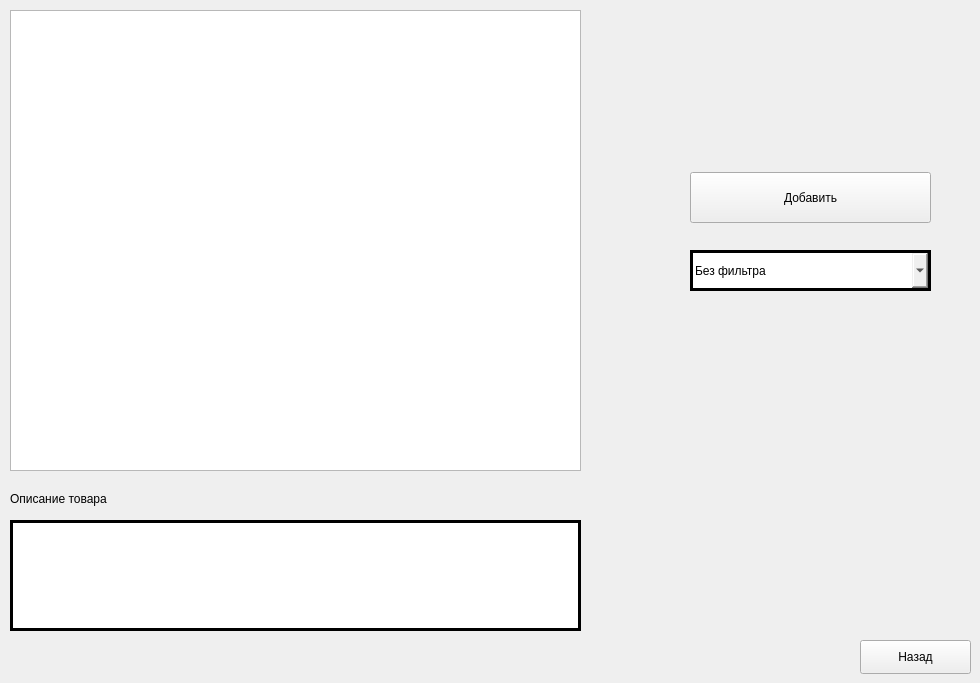
    <widget class="QWidget" name="page_7">
     <widget class="QTableView" name="tableView_assortementList_onAssortement">
      <property name="geometry">
       <rect>
        <x>10</x>
        <y>10</y>
        <width>571</width>
        <height>461</height>
       </rect>
      </property>
     </widget>
     <widget class="QPushButton" name="pushButton_addProductToCart_onAssortement">
      <property name="geometry">
       <rect>
        <x>690</x>
        <y>172</y>
        <width>241</width>
        <height>51</height>
       </rect>
      </property>
      <property name="text">
       <string>Добавить</string>
      </property>
     </widget>
     <widget class="QPlainTextEdit" name="plainTextEdit_productDescription_onAssortement">
      <property name="geometry">
       <rect>
        <x>10</x>
        <y>520</y>
        <width>571</width>
        <height>111</height>
       </rect>
      </property>
      <property name="styleSheet">
       <string notr="true">
	border: 3px solid rgb(0, 0, 0);

	font: 600 10pt &quot;Segoe UI Semibold&quot;;
	background-color:none;</string>
      </property>
     </widget>
     <widget class="QLabel" name="label_productDescription_onAssortement">
      <property name="geometry">
       <rect>
        <x>10</x>
        <y>483</y>
        <width>271</width>
        <height>31</height>
       </rect>
      </property>
      <property name="styleSheet">
       <string notr="true">

	font: 600 13pt &quot;Segoe UI Semibold&quot;;
	background-color:none;</string>
      </property>
      <property name="text">
       <string>Описание товара</string>
      </property>
     </widget>
     <widget class="QComboBox" name="comboBox_productType_onAssortment">
      <property name="geometry">
       <rect>
        <x>690</x>
        <y>250</y>
        <width>241</width>
        <height>41</height>
       </rect>
      </property>
      <property name="styleSheet">
       <string notr="true">
	border: 3px solid rgb(0, 0, 0);

	font: 600 10pt &quot;Segoe UI Semibold&quot;;
	background-color:none;</string>
      </property>
      <item>
       <property name="text">
        <string>Без фильтра</string>
       </property>
      </item>
      <item>
       <property name="text">
        <string>Фрукты</string>
       </property>
      </item>
      <item>
       <property name="text">
        <string>Овощи</string>
       </property>
      </item>
      <item>
       <property name="text">
        <string>Мясо</string>
       </property>
      </item>
      <item>
       <property name="text">
        <string>Напитки</string>
       </property>
      </item>
      <item>
       <property name="text">
        <string>Десерты</string>
       </property>
      </item>
      <item>
       <property name="text">
        <string>Молочные и кисломолочные продукты</string>
       </property>
      </item>
      <item>
       <property name="text">
        <string>Готовые блюда (заморозка)</string>
       </property>
      </item>
      <item>
       <property name="text">
        <string>Специи</string>
       </property>
      </item>
      <item>
       <property name="text">
        <string>Другое</string>
       </property>
      </item>
     </widget>
     <widget class="QPushButton" name="pushButton_backToMain_onAssortment">
      <property name="geometry">
       <rect>
        <x>860</x>
        <y>640</y>
        <width>111</width>
        <height>34</height>
       </rect>
      </property>
      <property name="text">
       <string>Назад</string>
      </property>
     </widget>
    </widget>
